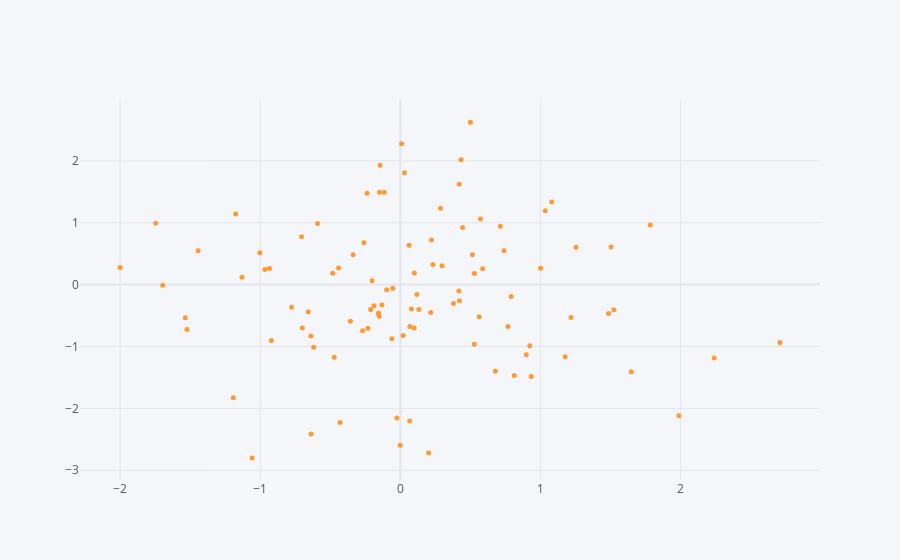

Source (notebook cell):
### Markdown cell above
## Scatter

### Code cell
df.iplot(kind='scatter',x='A',y='B',mode='markers',size=5)
